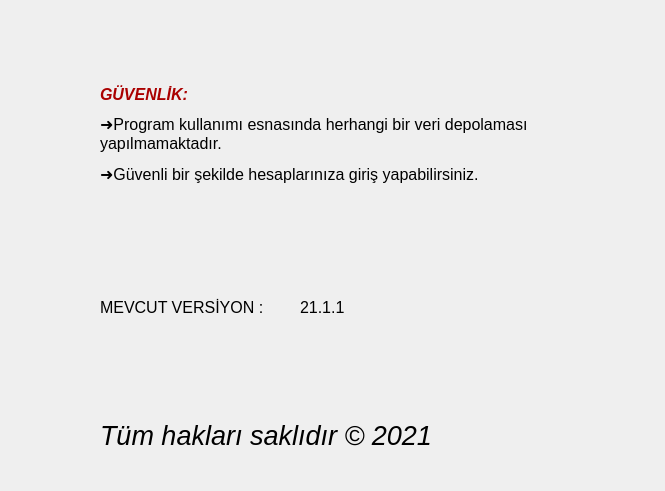
<?xml version="1.0" encoding="UTF-8"?>
<ui version="4.0">
 <class>ABOUT</class>
 <widget class="QDialog" name="ABOUT">
  <property name="geometry">
   <rect>
    <x>0</x>
    <y>0</y>
    <width>665</width>
    <height>491</height>
   </rect>
  </property>
  <property name="windowTitle">
   <string>ABOUT</string>
  </property>
  <widget class="QLabel" name="label_2">
   <property name="geometry">
    <rect>
     <x>100</x>
     <y>420</y>
     <width>421</width>
     <height>31</height>
    </rect>
   </property>
   <property name="text">
    <string>&lt;html&gt;&lt;head/&gt;&lt;body&gt;&lt;p&gt;&lt;span style=&quot; font-size:20pt; font-style:italic;&quot;&gt;Tüm hakları saklıdır © 2021&lt;/span&gt;&lt;/p&gt;&lt;/body&gt;&lt;/html&gt;</string>
   </property>
  </widget>
  <widget class="QWidget" name="">
   <property name="geometry">
    <rect>
     <x>100</x>
     <y>80</y>
     <width>441</width>
     <height>301</height>
    </rect>
   </property>
   <layout class="QVBoxLayout" name="verticalLayout_2">
    <item>
     <layout class="QVBoxLayout" name="verticalLayout">
      <item>
       <widget class="QLabel" name="label_5">
        <property name="text">
         <string>&lt;html&gt;&lt;head/&gt;&lt;body&gt;&lt;p&gt;&lt;span style=&quot; font-size:12pt; font-weight:600; font-style:italic; color:#aa0000;&quot;&gt;GÜVENLİK:&lt;/span&gt;&lt;/p&gt;&lt;/body&gt;&lt;/html&gt;</string>
        </property>
       </widget>
      </item>
      <item>
       <widget class="QLabel" name="label_4">
        <property name="text">
         <string>&lt;html&gt;&lt;head/&gt;&lt;body&gt;&lt;p&gt;&lt;span style=&quot; font-size:12pt;&quot;&gt;➜Program kullanımı esnasında herhangi bir veri depolaması yapılmamaktadır. &lt;/span&gt;&lt;/p&gt;&lt;p&gt;&lt;span style=&quot; font-size:12pt;&quot;&gt;➜Güvenli bir şekilde hesaplarınıza giriş yapabilirsiniz.&lt;/span&gt;&lt;/p&gt;&lt;p&gt;&lt;span style=&quot; font-size:12pt;&quot;&gt;&lt;br/&gt;&lt;/span&gt;&lt;/p&gt;&lt;/body&gt;&lt;/html&gt;</string>
        </property>
        <property name="wordWrap">
         <bool>true</bool>
        </property>
       </widget>
      </item>
     </layout>
    </item>
    <item>
     <layout class="QHBoxLayout" name="horizontalLayout">
      <item>
       <widget class="QLabel" name="label">
        <property name="sizePolicy">
         <sizepolicy hsizetype="Fixed" vsizetype="Preferred">
          <horstretch>0</horstretch>
          <verstretch>0</verstretch>
         </sizepolicy>
        </property>
        <property name="text">
         <string>&lt;html&gt;&lt;head/&gt;&lt;body&gt;&lt;p&gt;&lt;span style=&quot; font-size:12pt;&quot;&gt;MEVCUT VERSİYON :&lt;/span&gt;&lt;/p&gt;&lt;/body&gt;&lt;/html&gt;</string>
        </property>
       </widget>
      </item>
      <item>
       <spacer name="horizontalSpacer">
        <property name="orientation">
         <enum>Qt::Horizontal</enum>
        </property>
        <property name="sizeType">
         <enum>QSizePolicy::Fixed</enum>
        </property>
        <property name="sizeHint" stdset="0">
         <size>
          <width>30</width>
          <height>10</height>
         </size>
        </property>
       </spacer>
      </item>
      <item>
       <widget class="QLabel" name="label_3">
        <property name="text">
         <string>&lt;html&gt;&lt;head/&gt;&lt;body&gt;&lt;p&gt;&lt;span style=&quot; font-size:12pt;&quot;&gt;21.1.1&lt;/span&gt;&lt;/p&gt;&lt;/body&gt;&lt;/html&gt;</string>
        </property>
       </widget>
      </item>
     </layout>
    </item>
   </layout>
  </widget>
 </widget>
 <resources/>
 <connections/>
</ui>
